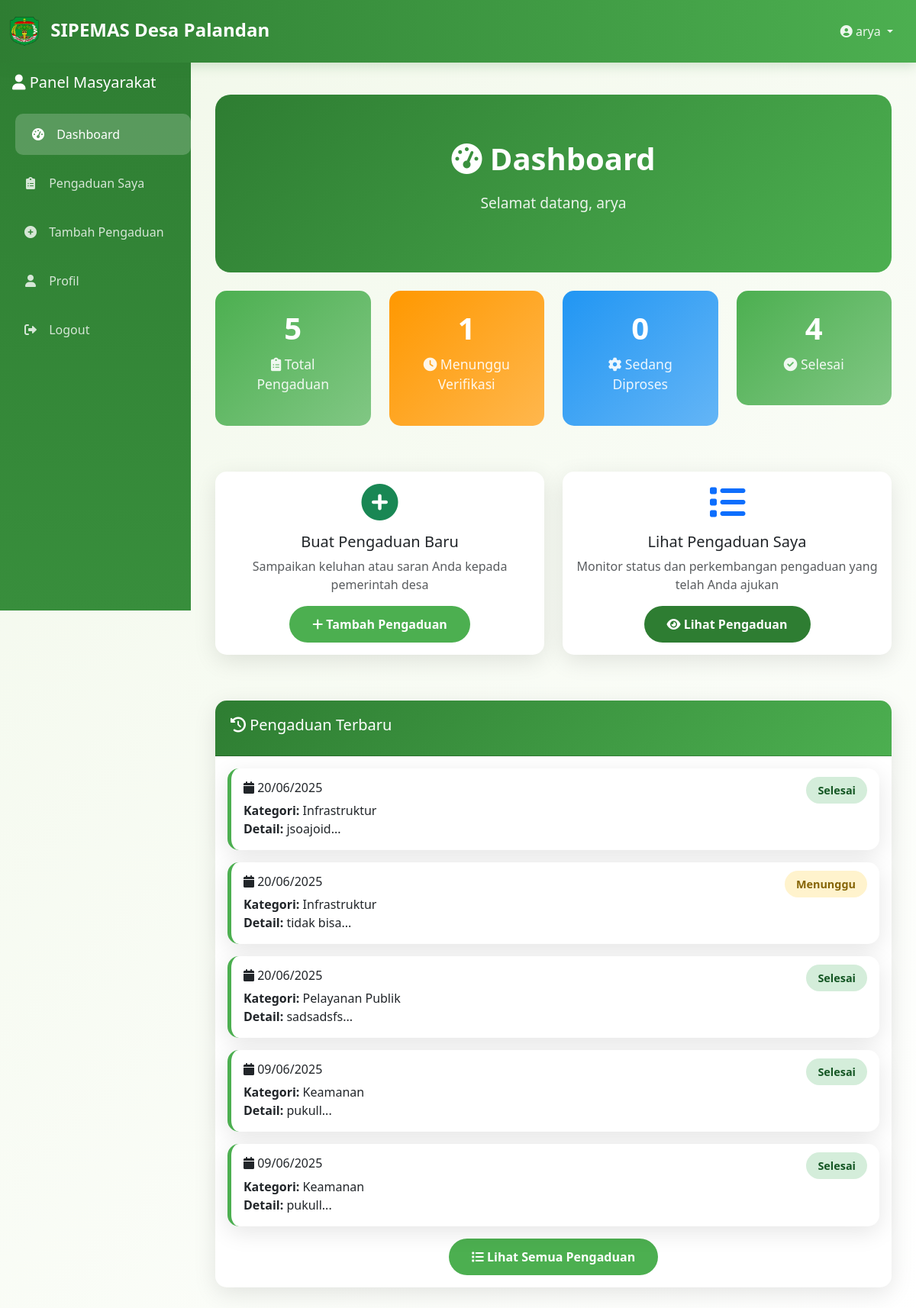
Page /user/dashboard.php (signed in) on the committed database.
### tables this page shows
CREATE TABLE `tbl_pengaduan` (
  `id_pengaduan` int(11) NOT NULL,
  `tgl_pengaduan` date NOT NULL,
  `nama_pengaduan` varchar(150) NOT NULL,
  `NIK` varchar(16) NOT NULL,
  `kategori_pengaduan` varchar(50) NOT NULL,
  `detail_pengaduan` text NOT NULL,
  `telp` varchar(15) NOT NULL,
  `foto` varchar(255) DEFAULT NULL,
  `status` enum('pending','process','done') DEFAULT 'pending',
  `prioritas` enum('rendah','sedang','tinggi','urgent') DEFAULT 'sedang',
  `admin_verifikator` int(11) DEFAULT NULL,
  `tanggal_verifikasi` datetime DEFAULT NULL,
  `created_at` timestamp NOT NULL DEFAULT current_timestamp(),
  `updated_at` timestamp NOT NULL DEFAULT current_timestamp() ON UPDATE current_timestamp()
);

### includes/functions.php (called while the page is built, shortened)
<?php
require_once 'config.php';
function get_pengaduan_by_nik($nik) {
    global $pdo;
    $stmt = $pdo->prepare("SELECT * FROM tbl_pengaduan WHERE NIK = ? ORDER BY created_at DESC");
    $stmt->execute([$nik]);
    return $stmt->fetchAll(PDO::FETCH_ASSOC);
}
?>

### user/dashboard.php (the view, shortened to what this page needs)
<?php
require_once '../includes/config.php';
require_once '../includes/functions.php';
$pengaduan_user = get_pengaduan_by_nik($_SESSION['user_nik']);
$stats_user = array();
$stats_user['total'] = count($pengaduan_user);
$stats_user['pending'] = count(array_filter($pengaduan_user, function($p) { return $p['status'] == 'pending'; }));
$stats_user['process'] = count(array_filter($pengaduan_user, function($p) { return $p['status'] == 'process'; }));
$stats_user['done'] = count(array_filter($pengaduan_user, function($p) { return $p['status'] == 'done'; }));
?>
<!DOCTYPE html>
<html lang="id">
<head>
    <link href="https://cdn.jsdelivr.net/npm/bootstrap@5.3.0/dist/css/bootstrap.min.css" rel="stylesheet">
    <link href="https://cdnjs.cloudflare.com/ajax/libs/font-awesome/6.0.0/css/all.min.css" rel="stylesheet">
    <link href="../assets/css/style.css" rel="stylesheet">
</head>
<body>
    <div class="sidebar">
        <div class="p-3">
            <h5 class="text-white"><i class="fas fa-user"></i> Panel Masyarakat</h5>
        </div>
        <nav class="nav flex-column">
            <a class="nav-link active" href="dashboard.php">
                <i class="fas fa-tachometer-alt"></i> Dashboard
            </a>
            <a class="nav-link" href="pengaduan.php">
                <i class="fas fa-clipboard-list"></i> Pengaduan Saya
            </a>
            <a class="nav-link" href="tambah_pengaduan.php">
                <i class="fas fa-plus-circle"></i> Tambah Pengaduan
            </a>
            <a class="nav-link" href="profil.php">
                <i class="fas fa-user"></i> Profil
            </a>
            <a class="nav-link" href="../logout.php">
                <i class="fas fa-sign-out-alt"></i> Logout
            </a>
        </nav>
    </div>
    <div class="content-with-sidebar">
        <?php include '../includes/header.php'; ?>
        <div class="container-fluid mt-4">
            <div class="welcome-hero mb-4">
                <h1><i class="fas fa-tachometer-alt"></i> Dashboard</h1>
                <p>Selamat datang, <?= $_SESSION['user_nama'] ?></p>
            </div>
            <div class="row mb-4">
                <div class="col-md-3 col-sm-6 mb-3">
                    <a href="pengaduan.php" class="text-decoration-none">
                        <div class="stats-card">
                            <h3><?= $stats_user['total'] ?></h3>
                            <p><i class="fas fa-clipboard-list"></i> Total Pengaduan</p>
                        </div>
                    </a>
                </div>
                <div class="col-md-3 col-sm-6 mb-3">
                    <a href="pengaduan.php?status=pending" class="text-decoration-none">
                        <div class="stats-card" style="background: linear-gradient(135deg, #FF9800 0%, #FFB74D 100%);">
                            <h3><?= $stats_user['pending'] ?></h3>
                            <p><i class="fas fa-clock"></i> Menunggu Verifikasi</p>
                        </div>
                    </a>
                </div>
                <div class="col-md-3 col-sm-6 mb-3">
                    <a href="pengaduan.php?status=process" class="text-decoration-none">
                        <div class="stats-card" style="background: linear-gradient(135deg, #2196F3 0%, #64B5F6 100%);">
                            <h3><?= $stats_user['process'] ?></h3>
                            <p><i class="fas fa-cog"></i> Sedang Diproses</p>
                        </div>
                    </a>
                </div>
                <div class="col-md-3 col-sm-6 mb-3">
                    <a href="pengaduan.php?status=done" class="text-decoration-none">
                        <div class="stats-card" style="background: linear-gradient(135deg, #4CAF50 0%, #81C784 100%);">
                            <h3><?= $stats_user['done'] ?></h3>
                            <p><i class="fas fa-check-circle"></i> Selesai</p>
                        </div>
                    </a>
                </div>
            </div>
            <div class="row mb-4">
                <div class="col-md-6 mb-3">
                    <div class="card">
                        <div class="card-body text-center">
                            <i class="fas fa-plus-circle fa-3x text-success mb-3"></i>
                            <h5>Buat Pengaduan Baru</h5>
                            <p class="text-muted">Sampaikan keluhan atau saran Anda kepada pemerintah desa</p>
                            <a href="tambah_pengaduan.php" class="btn btn-success">
                                <i class="fas fa-plus"></i> Tambah Pengaduan
                            </a>
                        </div>
                    </div>
                </div>
                <div class="col-md-6 mb-3">
                    <div class="card">
                        <div class="card-body text-center">
                            <i class="fas fa-list fa-3x text-primary mb-3"></i>
                            <h5>Lihat Pengaduan Saya</h5>
                            <p class="text-muted">Monitor status dan perkembangan pengaduan yang telah Anda ajukan</p>
                            <a href="pengaduan.php" class="btn btn-primary">
                                <i class="fas fa-eye"></i> Lihat Pengaduan
                            </a>
                        </div>
                    </div>
                </div>
            </div>
            <div class="card">
                <div class="card-header">
                    <h5><i class="fas fa-history"></i> Pengaduan Terbaru</h5>
                </div>
                <div class="card-body">
                    <?php if ($pengaduan_user): ?>
                        <?php $latest_pengaduan = array_slice($pengaduan_user, 0, 5); ?>
                        <?php foreach ($latest_pengaduan as $pengaduan): ?>
                            <div class="pengaduan-card card mb-3">
                                <div class="card-body">
                                    <div class="d-flex justify-content-between align-items-start">
                                        <div>
                                            <h6 class="card-title">
                                                <i class="fas fa-calendar"></i>
                                                <?= date('d/m/Y', strtotime($pengaduan['tgl_pengaduan'])) ?>
                                            </h6>
                                            <p class="card-text">
                                                <strong>Kategori:</strong> <?= $pengaduan['kategori_pengaduan'] ?><br>
                                                <strong>Detail:</strong> <?= substr($pengaduan['detail_pengaduan'], 0, 100) ?>...
                                            </p>
                                        </div>
                                        <div class="text-end">
                                            <?php
                                            $status_class = 'status-' . $pengaduan['status'];
                                            $status_text = '';
                                            switch($pengaduan['status']) {
                                                case 'pending': $status_text = 'Menunggu'; break;
                                                case 'done': $status_text = 'Selesai'; break;
                                            }
                                            ?>
                                            <span class="badge-status <?= $status_class ?>"><?= $status_text ?></span>
                                        </div>
                                    </div>
                                </div>
                            </div>
                        <?php endforeach; ?>
                        <div class="text-center mt-3">
                            <a href="pengaduan.php" class="btn btn-success">
                                <i class="fas fa-list"></i> Lihat Semua Pengaduan
                            </a>
                        </div>
                    <?php endif; ?>
                </div>
            </div>
        </div>
    </div>
</body>
</html>

### assets/css/style.css (style rules this page uses)
:root { --primary-green: #2E7D32; --light-green: #4CAF50; --dark-green: #388E3C; --accent-green: #81C784; --bg-light: #F1F8E9; --text-dark: #2E2E2E; }
* { margin: 0; padding: 0; box-sizing: border-box; }
body { font-family: 'Segoe UI', Tahoma, Geneva, Verdana, sans-serif; background: linear-gradient(135deg, var(--bg-light) 0%, #FFFFFF 100%); min-height: 100vh; color: var(--text-dark); }
.btn-primary { background: var(--primary-green); border: none; border-radius: 25px; padding: 12px 30px; font-weight: 600; transition: all 0.3s ease; }
.btn-success { background: var(--light-green); border: none; border-radius: 25px; padding: 12px 30px; font-weight: 600; transition: all 0.3s ease; }
.card { border: none; border-radius: 15px; box-shadow: 0 8px 30px rgba(0,0,0,0.1); transition: all 0.3s ease; margin-bottom: 20px; }
.card-header { background: linear-gradient(135deg, var(--primary-green) 0%, var(--light-green) 100%); color: white; border-radius: 15px 15px 0 0 !important; font-weight: 600; padding: 20px; }
.stats-card { background: linear-gradient(135deg, var(--light-green) 0%, var(--accent-green) 100%); color: white; border-radius: 15px; padding: 25px; text-align: center; transition: all 0.3s ease; margin-bottom: 20px; }
.stats-card h3 { font-size: 2.5rem; font-weight: 700; margin-bottom: 10px; }
.stats-card p { font-size: 1.1rem; opacity: 0.9; }
.welcome-hero { background: linear-gradient(135deg, var(--primary-green) 0%, var(--light-green) 100%); color: white; padding: 60px 0; text-align: center; border-radius: 20px; margin-bottom: 30px; }
.welcome-hero h1 { font-size: 2.5rem; font-weight: 700; margin-bottom: 20px; }
.welcome-hero p { font-size: 1.2rem; opacity: 0.9; }
.badge-status { padding: 8px 15px; border-radius: 20px; font-weight: 600; font-size: 0.9rem; }
.status-pending { background: #FFF3CD; color: #856404; }
.status-done { background: #D4EDDA; color: #155724; }
.pengaduan-card { border-left: 5px solid var(--light-green); margin-bottom: 15px; transition: all 0.3s ease; }
.sidebar { background: linear-gradient(180deg, var(--primary-green) 0%, var(--dark-green) 100%); min-height: 100vh; color: white; position: fixed; top: 0; left: 0; width: 250px; z-index: 1000; padding-top: 80px; }
.sidebar .nav-link { color: rgba(255,255,255,0.8); padding: 15px 20px; border-radius: 10px; margin: 5px 10px; transition: all 0.3s ease; text-decoration: none; display: block; }
.sidebar .nav-link:hover, .sidebar .nav-link.active { background: rgba(255,255,255,0.2); color: white; transform: translateX(10px); }
.sidebar .nav-link i { margin-right: 10px; width: 20px; text-align: center; }
.content-with-sidebar { margin-left: 250px; padding: 100px 20px 20px; }

### user/dashboard.php (style rules this page uses)
.stats-card { cursor: pointer; transition: transform 0.2s ease, box-shadow 0.2s ease; }

### rows in the picture
tbl_pengaduan: tgl_pengaduan "20/06/2025", kategori_pengaduan "Infrastruktur", detail_pengaduan "jsoajoid", status "Selesai"
tbl_pengaduan: tgl_pengaduan "20/06/2025", kategori_pengaduan "Infrastruktur", detail_pengaduan "tidak bisa", status "Menunggu"
tbl_pengaduan: tgl_pengaduan "20/06/2025", kategori_pengaduan "Pelayanan Publik", detail_pengaduan "sadsadsfs", status "Selesai"
tbl_pengaduan: tgl_pengaduan "09/06/2025", kategori_pengaduan "Keamanan", detail_pengaduan "pukull", status "Selesai"
tbl_pengaduan: tgl_pengaduan "09/06/2025", kategori_pengaduan "Keamanan", detail_pengaduan "pukull", status "Selesai"

### other values in the picture
$_SESSION['user_nama'] "arya"
$stats_user['total'] "5"
$stats_user['pending'] "1"
$stats_user['process'] "0"
$stats_user['done'] "4"
